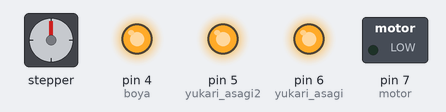
This sketch was run on a simulated Arduino Uno, built with avr-gcc and run on an emulated ATmega328P. Shown: stepper motor, switched loads named in the sketch (green lamp = pin HIGH), output pins drawn as LEDs (lit = HIGH). Wiring (inferred from the names in the program): stepper motor driver (200 steps per turn assumed): step pin 8; direction pin 9; enable pin 10. Pins used as bus, display or sensor lines are not drawn.

Above: at 0.1 s.
At 10.1 s:
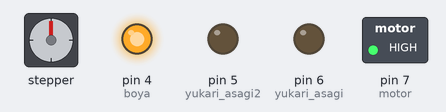
At 17.4 s:
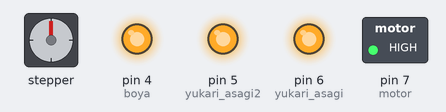
At 29.6 s:
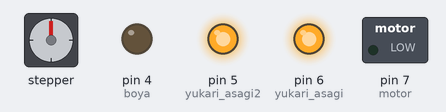
At 38.0 s:
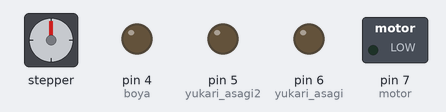
Timing chart, 0 to 39.5 s (numbered marks = the images above):
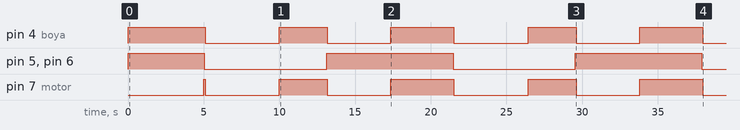

The sketch:

automatic_motion.ino
```cpp
int motor=7,yukari_asagi=6,yukari_asagi2=5,boya=4;
int PUL=8;
int DIR=9;
int EN=10;
int adim=100;
int ms=300;
unsigned int ilerleme=0;
unsigned int y_siniri=40000;
bool sola=false;
bool saga=false;
bool home_go=false;
int z_time = 5000;
int y_ilerleme =5000;
int a;
int k=0;
int t=0;
bool ilk_home=false;
void setup() {
  pinMode (PUL, OUTPUT);
  pinMode (DIR, OUTPUT);
  pinMode (EN, OUTPUT);
  digitalWrite(EN,HIGH);
  pinMode(motor,OUTPUT);
  pinMode(yukari_asagi,OUTPUT);
  pinMode(yukari_asagi2,OUTPUT);
  pinMode(boya,OUTPUT);
  digitalWrite(motor,HIGH);
  digitalWrite(yukari_asagi,HIGH);
  digitalWrite(yukari_asagi2,HIGH);
  digitalWrite(boya,HIGH);


}

void loop()
{
  if(ilk_home==false)
  {
    k=0;
    digitalWrite(motor,LOW);
    digitalWrite(yukari_asagi,HIGH);
    digitalWrite(yukari_asagi2,HIGH);
    delay(5000);
    ilk_home=true;
    }

  if (k==0)
  {
    digitalWrite(motor,HIGH);
    delay(50);
    digitalWrite(yukari_asagi,LOW);
    digitalWrite(yukari_asagi2,LOW);
    delay(50);
    digitalWrite(boya,LOW);
    digitalWrite(motor,LOW);
    delay(z_time-100);
    digitalWrite(motor,HIGH);
    digitalWrite(boya,HIGH);
    }

  for (int i = 0; i < y_ilerleme; i++)
  {
    if (ilerleme<y_siniri)
    {
      ilerleme++;
      digitalWrite(DIR,LOW);
      digitalWrite(PUL,HIGH);
      delayMicroseconds(ms);
      digitalWrite(PUL,LOW);
      delayMicroseconds(ms);
      }
    else
    {
     k=1;
      }
    }
  if (k==0)
  {
    digitalWrite(motor,HIGH);
    delay(50);
    digitalWrite(yukari_asagi,HIGH);
    digitalWrite(yukari_asagi2,HIGH);
    delay(50);
    digitalWrite(boya,LOW);
    digitalWrite(motor,LOW);
    delay(z_time-800);
    digitalWrite(boya,HIGH);
    digitalWrite(motor,HIGH);
    }

  for (int i = 0; i < y_ilerleme; i++)
  {
    if (ilerleme<y_siniri)
    {
      ilerleme++;
      digitalWrite(DIR,LOW);
      digitalWrite(PUL,HIGH);
      delayMicroseconds(ms);
      digitalWrite(PUL,LOW);
      delayMicroseconds(ms);
      }
    else
    {
      k=1;
      }

    }
   if (k==1)

  {

      for (unsigned int j=0;j<y_siniri;j++)
      {
        digitalWrite(DIR,HIGH);
        digitalWrite(PUL,HIGH);
        delayMicroseconds(ms);
        digitalWrite(PUL,LOW);
        delayMicroseconds(ms);
        }
      ilerleme=0;
      k=0;
      ilk_home=false;

      }


    delay(1000);

    }
```

Measured:
- by itself, pin 4 (boya): HIGH → LOW at 5.1 s, → HIGH 4.9 s later, → LOW 3.2 s later, → HIGH 4.2 s later, … (9 changes in this stretch)
- by itself, pin 5 (yukari_asagi2), pin 6 (yukari_asagi): alternates HIGH for 8.4 s and LOW for 8.1 s
- by itself, pin 7 (motor): repeats every 16.4 s: LOW 4.9 s, HIGH 3.2 s, LOW 4.2 s, HIGH 4.2 s
